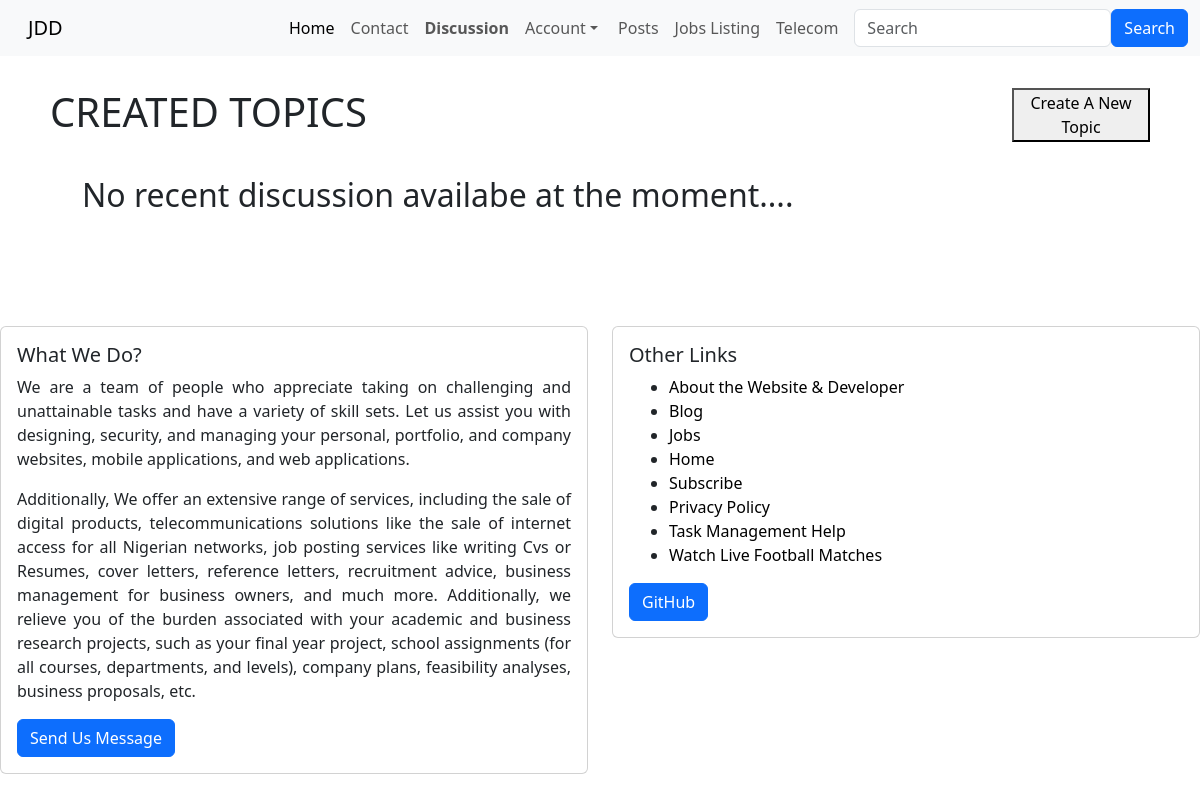
Before: /discussion/discussion/ with the older database file.
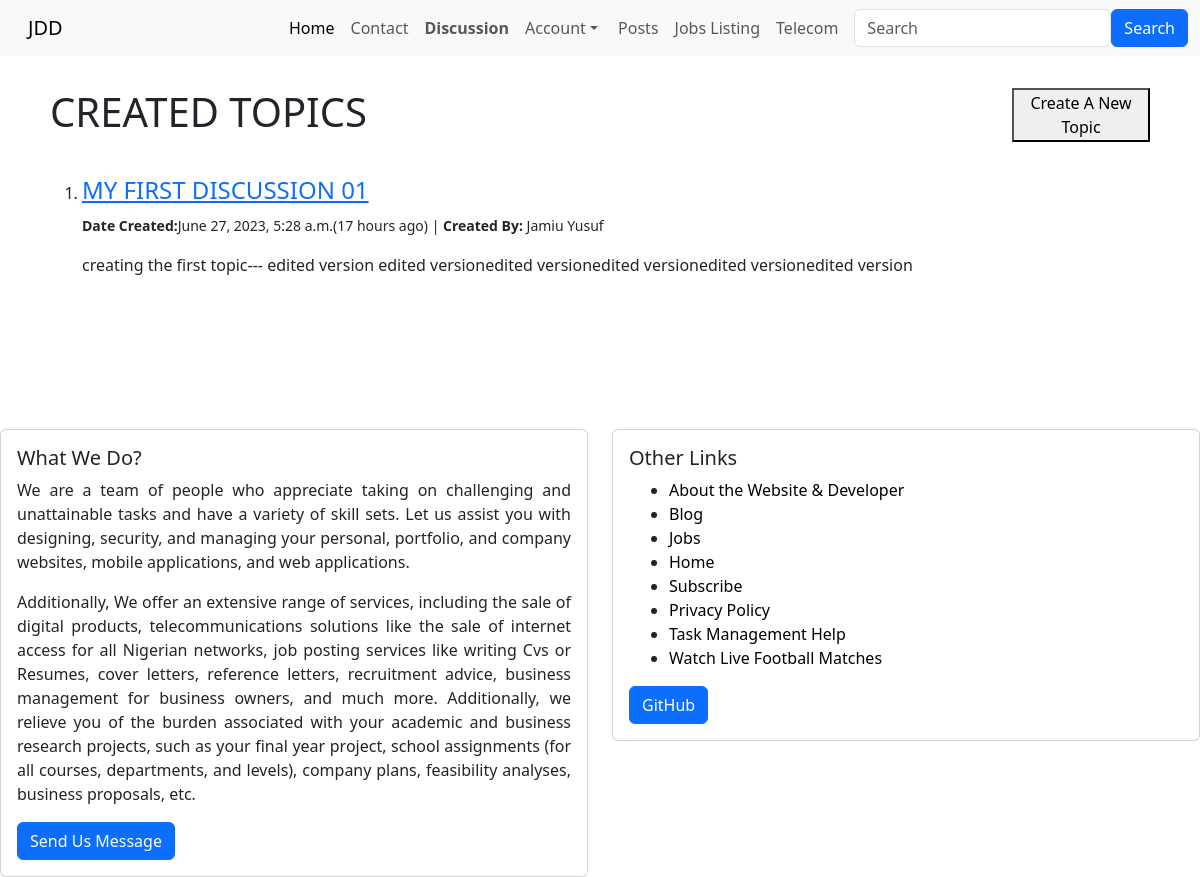
After: the same page with the newer database file.
### discussion/models.py (models this page shows, shortened)
class Discussion(models.Model):
    author = models.ForeignKey(User, on_delete=models.CASCADE)
    title = models.CharField(max_length=255, unique=True)
    date = models.DateTimeField(auto_now_add=True)
    content = RichTextField(blank=True, null=True, unique=True)
    likes = models.ManyToManyField(User, related_name='discuss_posts')

### discussion/views.py (the view)
# urls.py: path('discussion/', DiscussionHomeView.as_view(), name="discuss_list"),
class DiscussionHomeView(ListView):
    model = models.Discussion
    template_name = 'discussion/discuss_list.html'
    ordering = ['-date']

### discussion/templates/discussion/discuss_list.html (shortened to what this page needs)
{% extends 'home/base.html' %}
{% load humanize %}
{% block body %}
<div class="d-flex">
    <div class="p-2 w-100"><h1> CREATED TOPICS </h1></div>
    <div class="p-2 flex-shrink-1" ><a href="{% url 'discussion:create_discussion' %}"><button> Create A New Topic </button></a></div>
</div>
    <br>
        <ol>
        {% for discuss in object_list %}
        <li>
           <h4><a href="{% url 'discussion:discuss_details' discuss.pk %}"> {{discuss.title | upper}}</a></h4>
           {% if user.is_authenticated %}
                <small>
                   <b>Date Created:</b>  {{discuss.date}}({{discuss.date | naturaltime}}) | <b>Created By: </b>
                        {{discuss.author.first_name}} {{discuss.author.last_name}} |
                {% if disucss.author.id == user.id  %}
                    | <a href="{% url 'discussion:edit_discussion_post' discuss.pk %}">(Edit)</a>
                    | <a href="{% url 'discussion:delete_discussion_post' discuss.pk %}">(Delete)</a>
                {% endif %}
                </small>
                <p>
                       {{discuss.content | safe | truncatewords:"30"}}
                </p>
        {% else %}
                <small>
                   <b>  Date Created:</b>{{discuss.date}}({{discuss.date | naturaltime}})
                   | <b>Created By: </b>   {{discuss.author.first_name}} {{discuss.author.last_name}}
                </small>
                <p>
                        {{discuss.content | safe | truncatewords:"30"}}
                </p>
        {% endif %}
        </li> <br>
        {% empty %}
            <h2>No recent discussion availabe at the moment....</h2>
        {% endfor %}
    </ol>
{% endblock %}

Changed rows visible on the page:
added Discussion: title "MY FIRST DISCUSSION 01", date "June 27, 2023, 5:28 a.m.", date "17 hours ago", author.first_name "Jamiu", author.last_name "Yusuf", content "creating the first topic--- edited version edited versionedited versionedited versionedited versionedited version"
Other visible differences:
text no longer shown: "No recent discussion availabe at the moment...."
